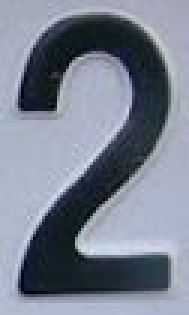
#> input picture training_folder/2/2_20.jpg, 63 x 105 px (shown 3 times larger)
$ python character_recognition.py
#> lines starting #> are read from the running program, lines starting #| are printed output that depends on the picture; after the words box and inside, x2 and y2 are one past the last pixel; in counts of white or black regions, pixels touching at a corner belong together
### read_data.py
import glob
import os
import cv2
import random
import numpy as np
from data_augmentation import DataAugmentation
import constant


class ReadData:
    def __init__(self, folder_path):
        # Đường dẫn tới folder dữ liệu
        self.folder_path = folder_path
        # Mảng đường dẫn của ảnh đầu vào
        self.file_paths = []
        # Mảng đầu vào
        self.X = []
        # Mảng kết quả
        self.y = []

    # Đọc vào dữ liệu ảnh để training
    def read_data(self):
        # Danh sách các thư mục chứa ảnh
        list_dir = os.listdir(self.folder_path)
        for folder in list_dir:
            # Với từng folder đọc các ảnh trong folder đó
            files = self.folder_path + "/" + folder + "/*.*"
            # print(files)
            list_file = glob.glob(files)
            # print(list_file)
            for file in list_file:
                # Danh sách địa chỉ của ảnh
                self.file_paths.append(file)

        file_path_copy = self.file_paths.copy()
        file_path_size = len(file_path_copy)

        # Tăng thêm dữ liệu sủ dụng data augmentation
        for i in range(0, 3):
            self.file_paths.extend(file_path_copy)

        # Đánh dấu các ảnh cần xử lí
        # Từ 0 -> 1199 là ảnh gốc
        # Từ 1200 -> 2399 là ảnh xoay trái
        # Từ 2400 -> 3599 là ảnh xoay phải
        # Từ 3600 -> 4799 là ảnh làm mờ

        for i in range(file_path_size, len(self.file_paths)):
            if i >= 3 * file_path_size:
                self.file_paths[i] += 'b'
            elif i >= 2 * file_path_size:
                self.file_paths[i] += 'r'
            else:
                self.file_paths[i] += 'l'

        # Xáo trộn mảng file path
        random.shuffle(self.file_paths)

        data_augment = DataAugmentation()

        # Duyệt mảng để tạo dữ liệu
        for file_path in self.file_paths:
            # Nếu là ảnh gốc
            if file_path[-1] == 'g':
                # Đọc dữ liệu cho mảng X
                img = cv2.imread(file_path, 0)
                ret, img = cv2.threshold(img, img.mean(), constant.MAX_VALUE, cv2.THRESH_BINARY + cv2.THRESH_OTSU)
                img = cv2.resize(img, (32, 32))
                img = np.reshape(img, (32, 32, 1))
                self.X.append(img)
                # Đọc vào dữ liệu cho y
                split = str(file_path).split("/")
                self.y.append(split[-2])
            # Nếu là ảnh muốn chỉnh sửa
            else:
                real_file_path = file_path[:len(file_path) - 1]
                img = None
                # Ảnh xoay trái
                if file_path[-1] == 'l':
                    img = data_augment.rotate(real_file_path, -5)
                # Ảnh xoay phải
                if file_path[-1] == 'r':
                    img = data_augment.rotate(real_file_path, 5)
                # Ảnh làm mờ
                if file_path[-1] == 'b':
                    img = data_augment.blur_img(real_file_path)
                # Đọc vào dữ liệu X
                self.X.append(img)
                # Đọc vào dữ liệu y
                split = str(real_file_path).split("/")
                self.y.append(split[-2])

        # Đưa 2 mảng thành dạng np.array
        self.X = np.array(self.X, dtype='float') / 255.0
        self.y = np.array(self.y)

### data_augmentation.py
import cv2
import math
import imutils
import numpy as np
import constant


class DataAugmentation:

    def rotate(self, img_path, angle):
#> called with img_path = './training_folder/2/2_20.jpg', angle = 5
        old_image = cv2.imread(img_path, 0)
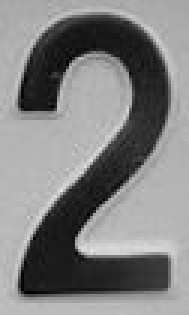
#> old_image: shape (105, 63) (shown 3 times larger); min 0, max 229, mean 128.3
        ret, old_image = cv2.threshold(old_image, old_image.mean(), constant.MAX_VALUE,
                                       cv2.THRESH_BINARY + cv2.THRESH_OTSU)
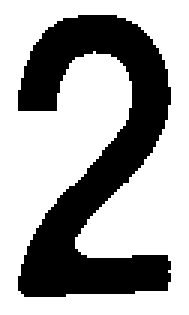
#> old_image: shape (105, 63) (shown 3 times larger); 64.9% white; 1 black region, box (x1, y1, x2, y2) and area: (6, 5, 57, 99) 2320
#> ret = 107
        # kích thước ảnh cũ
        old_width = old_image.shape[1]
#> old_width = 63
        old_height = old_image.shape[0]
#> old_height = 105

        # Xoay ảnh
        new_image = imutils.rotate_bound(old_image, angle)

        # Kích thước ảnh mới
        new_width = new_image.shape[1]
#> new_width = 71
        new_height = new_image.shape[0]
#> new_height = 110

        # Tính toán cạnh bù do phép biến đổi
        # Cảnh nhỏ bên trên
        a = math.ceil(np.sin(math.fabs(angle) * np.pi / 180) * old_height)
#> a = 10

        # Cạnh nhỏ bên dưới
        b = math.ceil(np.sin(math.fabs(angle) * np.pi / 180) * old_width)
#> b = 6

        # Xử lí bên trái
        for i in range(a, -1, -1):
            for j in range(0, new_height):
                if new_image[j, i] < new_image[j, i + 1]:
                    new_image[j, i] = new_image[j, i + 1]
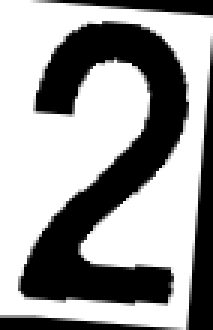
#> new_image: shape (110, 71) (shown 3 times larger); min 0, max 255, mean 154.6

        # Xử lí bên trên
        for i in range(0, new_width):
            for j in range(b, -1, -1):
                if new_image[j, i] < new_image[j + 1, i]:
                    new_image[j, i] = new_image[j + 1, i]
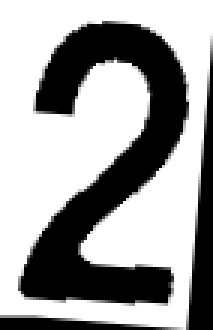
#> new_image: shape (110, 71) (shown 3 times larger); 2.5% of pixels changed, all inside (x1, y1, x2, y2) = (10, 0, 71, 6)

        # Xử lí bên phải
        for i in range(new_width - a, new_width):
            for j in range(0, new_height):
                if new_image[j, i] < new_image[j, i - 1]:
                    new_image[j, i] = new_image[j, i - 1]
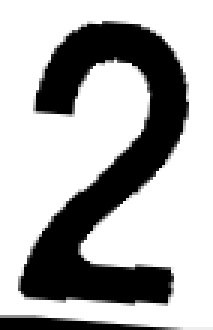
#> new_image: shape (110, 71) (shown 3 times larger); 6.11% of pixels changed, all inside (x1, y1, x2, y2) = (62, 11, 71, 110)

        # Xử lí bên dưới
        for i in range(0, new_width):
            for j in range(new_height - b, new_height):
                if new_image[j, i] < new_image[j - 1, i]:
                    new_image[j, i] = new_image[j - 1, i]
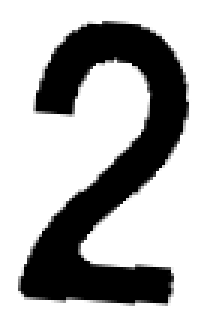
#> new_image: shape (110, 71) (shown 3 times larger); 2.62% of pixels changed, all inside (x1, y1, x2, y2) = (0, 105, 71, 110)

        rotate_img = cv2.resize(new_image, (32, 32))
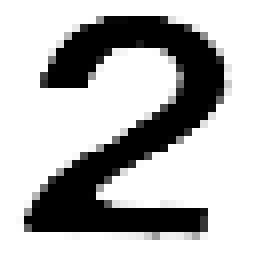
#> rotate_img: shape (32, 32) (shown 8 times larger); min 0, max 255, mean 180
#> pass 3 of the loop in read_data, `for file_path in self.file_paths:`:
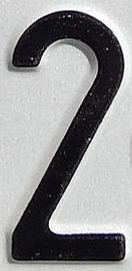
#> input picture training_folder/2/2_10.jpg, 132 x 271 px
#> in rotate (call 2), `ret, old_image = cv2.threshold(old_image, old_image.mean(), constant.M..`:
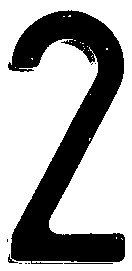
#> old_image: shape (271, 132); 66% white; 8 black regions (6 under 20 px), largest, box (x1, y1, x2, y2) and area: (8, 10, 125, 264) 12111, (64, 263, 113, 264) 49
#> in rotate (call 2), `ret, old_image = cv2.threshold(old_image, old_image.mean(), constant.M..`: ret = 118
#> in rotate (call 2), `rotate_img = cv2.resize(new_image, (32, 32))`:
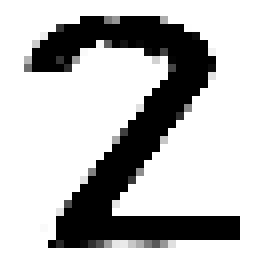
#> rotate_img: shape (32, 32) (shown 8 times larger); min 0, max 255, mean 184.3
#> the loop made 16 passes; the first 3 are shown
        rotate_img = np.reshape(rotate_img, (32, 32, 1))
        return rotate_img

    def blur_img(self, img_path):
        img = cv2.imread(img_path, 0)
        img = cv2.GaussianBlur(img, (5, 5), 0)
        ret, img = cv2.threshold(img, img.mean(), constant.MAX_VALUE,
                                 cv2.THRESH_BINARY + cv2.THRESH_OTSU)
        img = cv2.resize(img, (32, 32))
        img = np.reshape(img, (32, 32, 1))
        return img

### character_recognition.py
from tensorflow.keras.layers import Dense, Dropout, Conv2D, MaxPool2D, Flatten
from tensorflow.keras.models import Sequential
from sklearn.preprocessing import LabelBinarizer
from sklearn.metrics import accuracy_score
import numpy as np
import matplotlib.pyplot as plt
from read_data import ReadData

# Lấy dữ liệu đầu vào từ ảnh gốc
read_data = ReadData("./training_folder")
read_data.read_data()

# Chuyển dữ liệu sang dạng np.array
X = read_data.X
y = read_data.y

print(X.shape)
#| (16, 32, 32, 1)
print(y.shape)
#| (16,)

# Chuyển dữ liệu nhãn sang vector One Hot
label_binarizer = LabelBinarizer()
label_binarizer.fit(y)
y = label_binarizer.transform(y)
print(X.shape)
#| (16, 32, 32, 1)
print(y.shape)
#| (16, 1)

X_train, X_validate, X_test = np.split(X, [int(0.6 * len(X)), int(0.8 * len(X))])
y_train, y_validate, y_test = np.split(y, [int(0.6 * len(y)), int(0.8 * len(y))])

print(X_train.shape)
#| (9, 32, 32, 1)
print(X_validate.shape)
#| (3, 32, 32, 1)
print(X_test.shape)
#| (4, 32, 32, 1)

print(y_train.shape)
#| (9, 1)
print(y_validate.shape)
#| (3, 1)
print(y_test.shape)
#| (4, 1)

#> (the run stopped early here; a loop or call above may not have finished)
